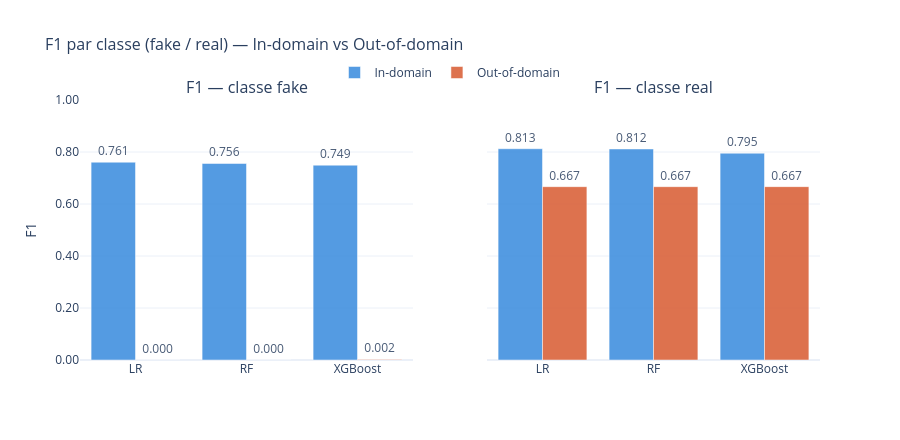

The notebook cell this image was saved under:
### Code cell
# --- Graphique 3 : F1 fake et F1 real — In vs Out ---
fig3 = make_subplots(rows=1, cols=2,
    subplot_titles=["F1 — classe fake", "F1 — classe real"],
    shared_yaxes=True)

for col_idx, metric in enumerate(['f1_fake', 'f1_real'], start=1):
    vals_in  = [df_in[df_in['model']==m][metric].values[0] for m in MODELS]
    vals_out = [df_out[df_out['model']==m][metric].values[0] for m in MODELS]
    fig3.add_trace(go.Bar(
        name="In-domain" if col_idx==1 else None,
        showlegend=(col_idx==1), legendgroup="in",
        x=MODELS, y=vals_in, marker_color="#378ADD", opacity=0.85,
        text=[f"{v:.3f}" for v in vals_in], textposition="outside",
    ), row=1, col=col_idx)
    fig3.add_trace(go.Bar(
        name="Out-of-domain" if col_idx==1 else None,
        showlegend=(col_idx==1), legendgroup="out",
        x=MODELS, y=vals_out, marker_color="#D85A30", opacity=0.85,
        text=[f"{v:.3f}" for v in vals_out], textposition="outside",
    ), row=1, col=col_idx)

fig3.update_layout(
    title=dict(text="F1 par classe (fake / real) — In-domain vs Out-of-domain", font=dict(size=16)),
    barmode="group", yaxis=dict(title="F1", range=[0, 1.0], tickformat=".2f"),
    template="plotly_white", height=440,
    legend=dict(orientation="h", yanchor="bottom", y=1.05, xanchor="center", x=0.5),
)
fig3.show()

### Figure 1 — Plotly figure (JSON) as saved in the notebook; plotly's stock layout.template omitted (floating-point values rounded to 4 significant figures)
{"data": [{"legendgroup": "in", "marker": {"color": "#378ADD"}, "name": "In-domain", "opacity": 0.85, "showlegend": true, "text": ["0.761", "0.756", "0.749"], "textposition": "outside", "type": "bar", "x": ["LR", "RF", "XGBoost"], "xaxis": "x", "y": [0.7608, 0.7558, 0.7493], "yaxis": "y"}, {"legendgroup": "out", "marker": {"color": "#D85A30"}, "name": "Out-of-domain", "opacity": 0.85, "showlegend": true, "text": ["0.000", "0.000", "0.002"], "textposition": "outside", "type": "bar", "x": ["LR", "RF", "XGBoost"], "xaxis": "x", "y": [0, 0, 0.002], "yaxis": "y"}, {"legendgroup": "in", "marker": {"color": "#378ADD"}, "opacity": 0.85, "showlegend": false, "text": ["0.813", "0.812", "0.795"], "textposition": "outside", "type": "bar", "x": ["LR", "RF", "XGBoost"], "xaxis": "x2", "y": [0.8126, 0.8117, 0.7954], "yaxis": "y2"}, {"legendgroup": "out", "marker": {"color": "#D85A30"}, "opacity": 0.85, "showlegend": false, "text": ["0.667", "0.667", "0.667"], "textposition": "outside", "type": "bar", "x": ["LR", "RF", "XGBoost"], "xaxis": "x2", "y": [0.6667, 0.6667, 0.6668], "yaxis": "y2"}], "layout": {"annotations": [{"font": {"size": 16}, "showarrow": false, "text": "F1 — classe fake", "x": 0.225, "xanchor": "center", "xref": "paper", "y": 1, "yanchor": "bottom", "yref": "paper"}, {"font": {"size": 16}, "showarrow": false, "text": "F1 — classe real", "x": 0.775, "xanchor": "center", "xref": "paper", "y": 1, "yanchor": "bottom", "yref": "paper"}], "barmode": "group", "height": 440, "legend": {"orientation": "h", "x": 0.5, "xanchor": "center", "y": 1.05, "yanchor": "bottom"}, "title": {"font": {"size": 16}, "text": "F1 par classe (fake / real) — In-domain vs Out-of-domain"}, "xaxis": {"anchor": "y", "domain": [0, 0.45]}, "xaxis2": {"anchor": "y2", "domain": [0.55, 1]}, "yaxis": {"anchor": "x", "domain": [0, 1], "range": [0, 1], "tickformat": ".2f", "title": {"text": "F1"}}, "yaxis2": {"anchor": "x2", "domain": [0, 1], "matches": "y", "showticklabels": false}}}
